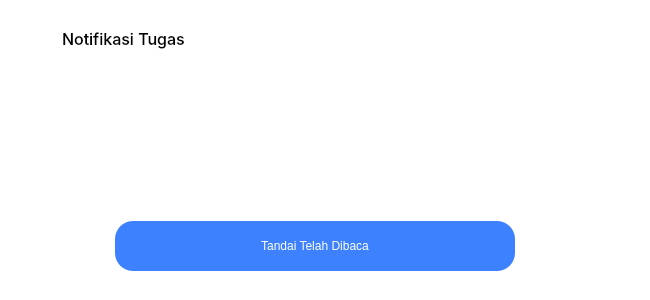
<?xml version="1.0" encoding="UTF-8"?>
<ui version="4.0">
 <class>Notifikasi</class>
 <widget class="QWidget" name="Notifikasi">
  <property name="geometry">
   <rect>
    <x>0</x>
    <y>0</y>
    <width>650</width>
    <height>300</height>
   </rect>
  </property>
  <property name="sizePolicy">
   <sizepolicy hsizetype="Fixed" vsizetype="Fixed">
    <horstretch>0</horstretch>
    <verstretch>0</verstretch>
   </sizepolicy>
  </property>
  <property name="minimumSize">
   <size>
    <width>650</width>
    <height>300</height>
   </size>
  </property>
  <property name="maximumSize">
   <size>
    <width>650</width>
    <height>516</height>
   </size>
  </property>
  <property name="windowTitle">
   <string>Form</string>
  </property>
  <property name="styleSheet">
   <string notr="true">QWidget {
    border-radius: 18px;
    background-color: #ffffff;  /* Set the background color as needed */
}</string>
  </property>
  <layout class="QVBoxLayout" name="verticalLayout">
   <item>
    <widget class="QWidget" name="widget" native="true">
     <layout class="QVBoxLayout" name="verticalLayout_2">
      <item>
       <widget class="QWidget" name="widget_3" native="true">
        <layout class="QHBoxLayout" name="horizontalLayout_2">
         <item>
          <widget class="QLabel" name="label_3">
           <property name="text">
            <string/>
           </property>
           <property name="textFormat">
            <enum>Qt::PlainText</enum>
           </property>
           <property name="pixmap">
            <pixmap resource="Icon.qrc">:/prefix1/icon/notification.png</pixmap>
           </property>
           <property name="alignment">
            <set>Qt::AlignCenter</set>
           </property>
          </widget>
         </item>
         <item>
          <spacer name="horizontalSpacer_4">
           <property name="orientation">
            <enum>Qt::Horizontal</enum>
           </property>
           <property name="sizeType">
            <enum>QSizePolicy::Fixed</enum>
           </property>
           <property name="sizeHint" stdset="0">
            <size>
             <width>20</width>
             <height>20</height>
            </size>
           </property>
          </spacer>
         </item>
         <item>
          <widget class="QLabel" name="NotifikasiTugas_label">
           <property name="font">
            <font>
             <family>Inter Medium</family>
             <pointsize>12</pointsize>
            </font>
           </property>
           <property name="text">
            <string>Notifikasi Tugas</string>
           </property>
           <property name="alignment">
            <set>Qt::AlignLeading|Qt::AlignLeft|Qt::AlignVCenter</set>
           </property>
          </widget>
         </item>
         <item>
          <spacer name="horizontalSpacer_3">
           <property name="orientation">
            <enum>Qt::Horizontal</enum>
           </property>
           <property name="sizeHint" stdset="0">
            <size>
             <width>40</width>
             <height>20</height>
            </size>
           </property>
          </spacer>
         </item>
        </layout>
       </widget>
      </item>
      <item>
       <widget class="QWidget" name="widget_2" native="true">
        <layout class="QVBoxLayout" name="verticalLayout_3">
         <item>
          <widget class="QTextBrowser" name="textBrowser">
           <property name="sizePolicy">
            <sizepolicy hsizetype="Fixed" vsizetype="Fixed">
             <horstretch>0</horstretch>
             <verstretch>0</verstretch>
            </sizepolicy>
           </property>
           <property name="minimumSize">
            <size>
             <width>0</width>
             <height>150</height>
            </size>
           </property>
           <property name="maximumSize">
            <size>
             <width>650</width>
             <height>200</height>
            </size>
           </property>
           <property name="font">
            <font>
             <family>Inter Medium</family>
             <pointsize>9</pointsize>
            </font>
           </property>
          </widget>
         </item>
        </layout>
       </widget>
      </item>
      <item>
       <widget class="QWidget" name="widget_4" native="true">
        <layout class="QHBoxLayout" name="horizontalLayout">
         <item>
          <spacer name="horizontalSpacer_2">
           <property name="orientation">
            <enum>Qt::Horizontal</enum>
           </property>
           <property name="sizeType">
            <enum>QSizePolicy::Fixed</enum>
           </property>
           <property name="sizeHint" stdset="0">
            <size>
             <width>60</width>
             <height>20</height>
            </size>
           </property>
          </spacer>
         </item>
         <item>
          <widget class="QPushButton" name="pushButton">
           <property name="sizePolicy">
            <sizepolicy hsizetype="Preferred" vsizetype="Preferred">
             <horstretch>0</horstretch>
             <verstretch>0</verstretch>
            </sizepolicy>
           </property>
           <property name="minimumSize">
            <size>
             <width>0</width>
             <height>50</height>
            </size>
           </property>
           <property name="maximumSize">
            <size>
             <width>400</width>
             <height>120</height>
            </size>
           </property>
           <property name="autoFillBackground">
            <bool>false</bool>
           </property>
           <property name="styleSheet">
            <string notr="true">font: 57 10pt &quot;Inter Medium&quot;;
background-color: rgb(61, 129, 255);
color: rgb(255, 255, 255);</string>
           </property>
           <property name="text">
            <string>Tandai Telah Dibaca</string>
           </property>
           <property name="autoDefault">
            <bool>false</bool>
           </property>
          </widget>
         </item>
         <item>
          <spacer name="horizontalSpacer">
           <property name="orientation">
            <enum>Qt::Horizontal</enum>
           </property>
           <property name="sizeType">
            <enum>QSizePolicy::Fixed</enum>
           </property>
           <property name="sizeHint" stdset="0">
            <size>
             <width>80</width>
             <height>20</height>
            </size>
           </property>
          </spacer>
         </item>
        </layout>
       </widget>
      </item>
     </layout>
    </widget>
   </item>
  </layout>
 </widget>
 <resources>
  <include location="Icon.qrc"/>
 </resources>
 <connections/>
</ui>
